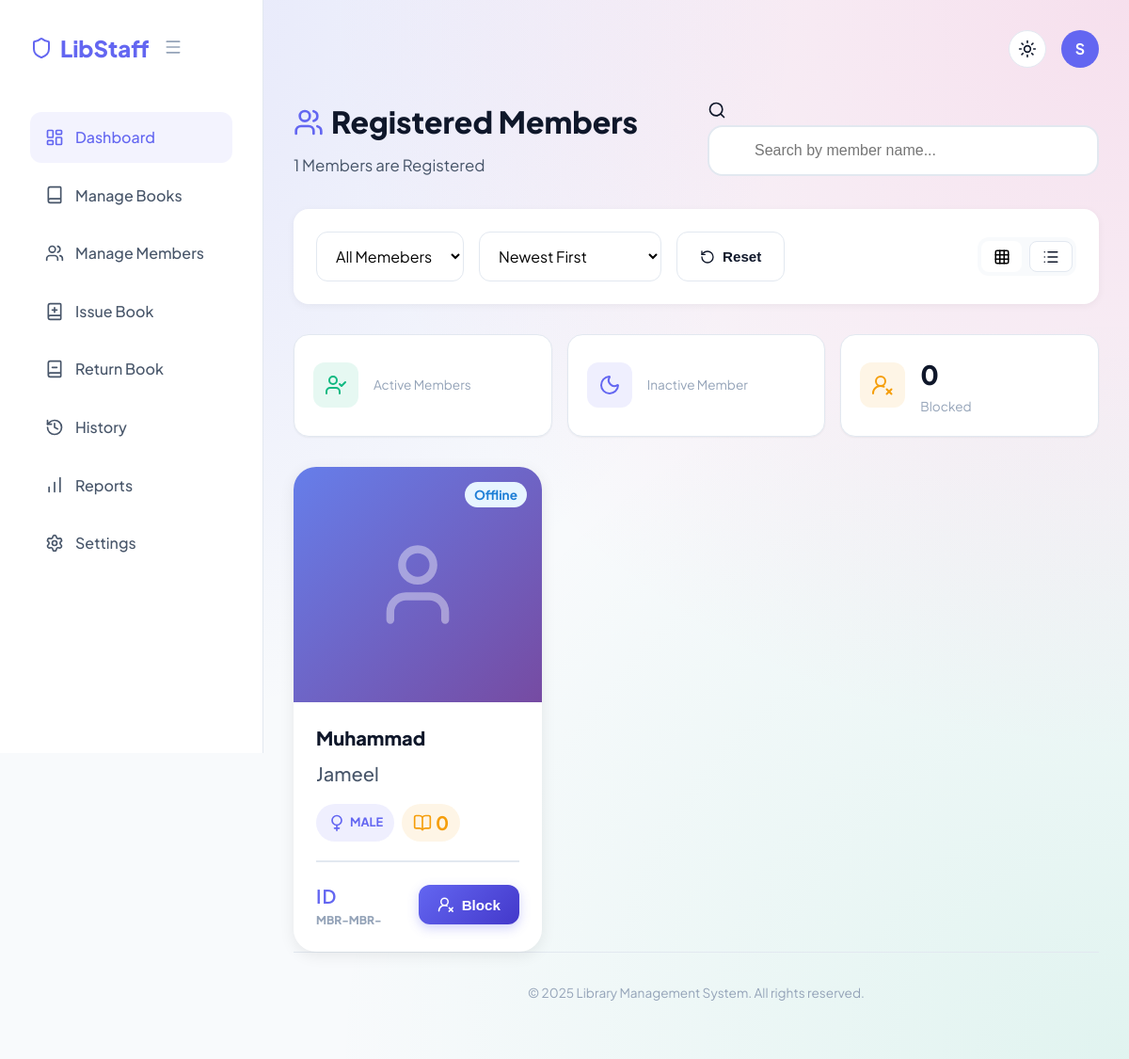
Page /manage_members/ on the earlier database version.
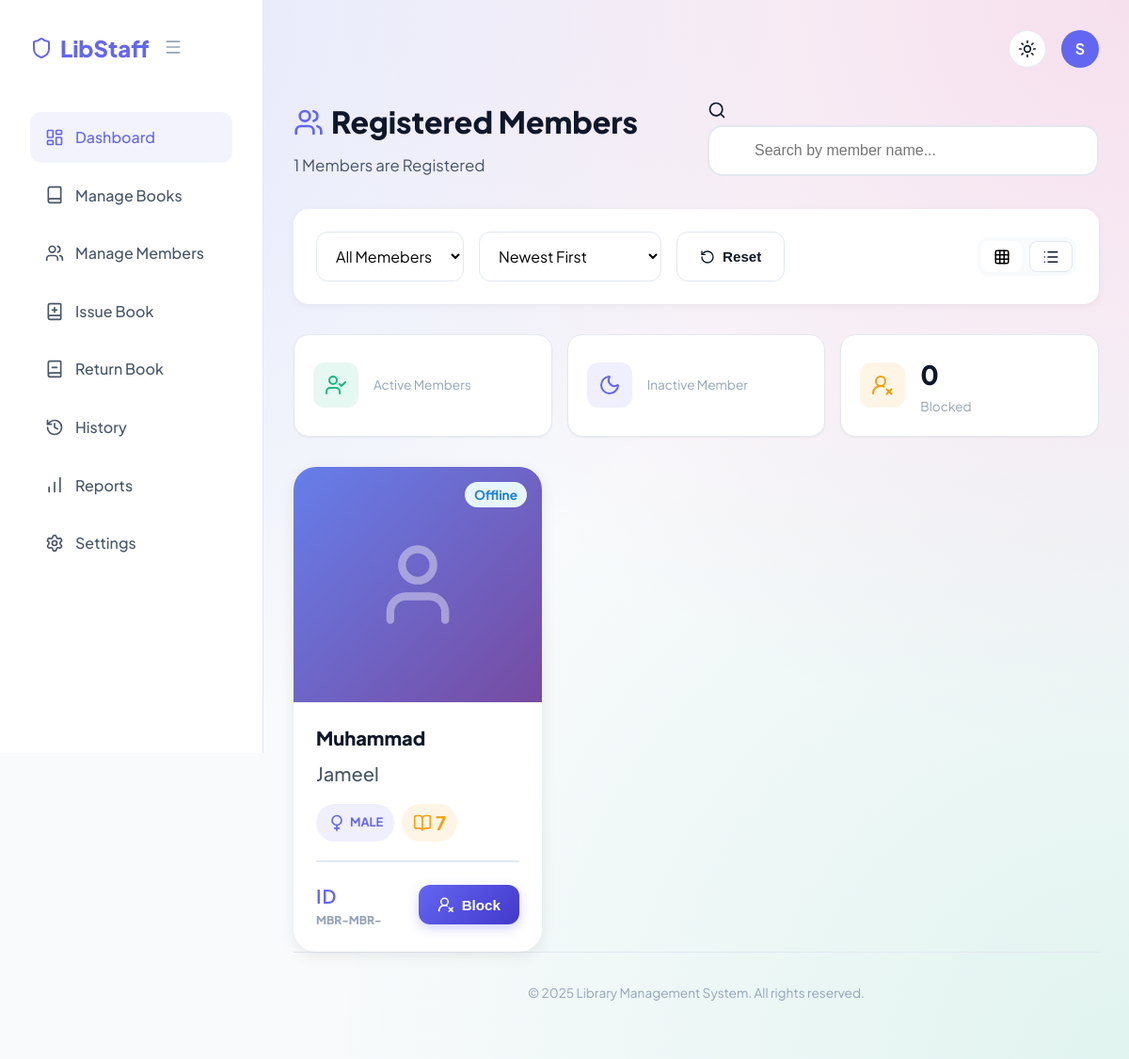
Same page on the later database version.
### library_management/models.py (models this page shows, shortened)
class CommonInfo(models.Model):
    GENDER_CHOICE = [
        ('Male', 'Male'),
        ('Female', 'Female')
    ]
    user = models.OneToOneField(User, on_delete=models.CASCADE)
    date_of_birth = models.DateField()
    gender = models.CharField(max_length=50, choices=GENDER_CHOICE)
    class Meta:
        abstract = True

class Member(CommonInfo):
    lib_id = models.CharField(max_length=50, default='MBR-')
    join_date = models.DateField(auto_now_add=True)
    expiry_date = models.DateField(default=get_expiry_date)
    login_time =models.TimeField(null=True,blank=True)
    is_blocked = models.BooleanField(default=False)
    last_activity = models.DateTimeField(null=True,blank=True)
    borrow_count = models.IntegerField(null=True,blank=True)
    @property
    def status(self):
        if self.is_blocked:
            return "Blocked"
        if not self.last_activity:
            return "Inactive"
        now = timezone.now()
        diff = now - self.last_activity
        if diff < timedelta(minutes=5):
            return "Online"
        if diff < timedelta(hours=1):
            return "Away"
        if diff < timedelta(days=1):
            return "Offline"
        if diff > timedelta(days=30):
            return "Inactive"
        return "Offline"

### library_management/views.py (the view)
# urls.py: path('manage_members/',views.manage_members,name='manage_members'),
def manage_members(request):
    members = Member.objects.all()
    blocked = Member.objects.filter(is_blocked = True).count()
    for member in members:
        member.borrow_count=BorrowRecord.objects.filter(borrower = member,is_returned=False).count()
    content = {'members':members,
               'blocked':blocked,}
    return render(request,'manage_members.html',content)

### library_management/templates/manage_members.html (shortened to what the changed rows need)
{% extends "staff_base.html" %}
{% block body %}
<header class="dashboard-header" style="flex-wrap: wrap; gap: 1.5rem; margin-bottom: 2rem;">
    <div style="flex: 1; min-width: 300px;">
        <h1
            style="font-size: 2rem; margin-bottom: 0.5rem; font-weight: 800; display: flex; align-items: center; gap: 0.5rem;">
            <i data-lucide="users" style="width: 32px; height: 32px; color: var(--primary);"></i>
            Registered Members
        </h1>
    </div>
</header>
<div id="gridView" style="display: grid; grid-template-columns: repeat(auto-fill, minmax(260px, 1fr)); gap: 2rem;">
    {% for member in members %}
    <div class="member-card hover-lift" data-first="{{ member.user.first_name|lower }}"
        data-last="{{ member.user.last_name|lower }}" data-status="{{ member.status|lower }}"
        data-id="{{ member.member_id }}"
        style="background: var(--bg-surface); border-radius: var(--radius-xl); overflow: hidden; box-shadow: 0 4px 16px rgba(0,0,0,0.08); transition: all 0.3s; cursor: pointer;">
        <div
            style="position: relative; overflow: hidden; height: 250px; background: linear-gradient(135deg, #667eea 0%, #764ba2 100%);">
            {% if member.Image %}
            <img src="{{ member.Image.url }}" alt="{{ member.user.first_name }}"
                style="width: 100%; height: 100%; object-fit: cover; transition: transform 0.5s;"
                class="book-cover-hover">
            {% else %}
            <div style="width: 100%; height: 100%; display: flex; align-items: center; justify-content: center;">
                <i data-lucide="user" style="width: 100px; height: 100px; color: white; opacity: 0.4;"></i>
            </div>
            {% endif %}
            <div
                style="position: absolute; top: 1rem; right: 1rem; font-size: 0.85rem; font-weight: 700; display: flex; ">
                <span class="status-{{ member.status|lower }}">{{ member.status }}</span>
            </div>
        </div>
        <div style="padding: 1.5rem;">
            <h3
                style="font-size: 1.25rem; font-weight: 800; margin-bottom: 0.5rem; line-height: 1.4; display: -webkit-box; -webkit-line-clamp: 2; -webkit-box-orient: vertical; overflow: hidden; color: var(--text-main);">
                {{ member.user.first_name }}
            </h3>
            <p style="color: var(--text-secondary); font-size: 1.25rem; margin-bottom: 1rem; font-weight: 500;">
                {{ member.user.last_name }}</p>
            <div style="display: flex; gap: 0.5rem; flex-wrap: wrap; margin-bottom: 1.25rem;">
                <span class="role-badge"
                    style="background: rgba(99, 102, 241, 0.1); color: var(--primary); font-size: 0.8rem; display: flex; align-items: center; gap: 0.25rem;">
                    {% if member.gender == Male %}
                    <i data-lucide="mars" style="width: 12px; height: 12px;"></i>
                    {% else %}
                    <i data-lucide="venus" style="width: 20px; height: 20px;"></i>
                    {% endif %}
                    {{ member.gender }}
                </span>
                <span class="role-badge"
                    style="background: rgba(245, 158, 11, 0.1); color: var(--warning); font-size: 1.25rem; display: flex; align-items: center; gap: 0.25rem;">
                    <i data-lucide="book-open" style="width: 20px; height: 20px;"></i>
                    {{ member.borrow_count }}
                </span>
            </div>
            <div
                style="display: flex; justify-content: space-between; align-items: center; padding-top: 1.25rem; border-top: 2px solid var(--border-light);">
                <div>
                    <div
                        style="font-size: 1.25rem; color: var(--primary); font-weight: 600; text-transform: uppercase; letter-spacing: 0.05em;">
                        ID</div>
                    <div style="font-weight: 800; color: var(--text-muted); font-size: 0.75rem;"> MBR-{{ member.lib_id }}
                    </div>
                </div>
                <button onclick="window.location.href='#'" class="btn btn-primary"
                    style="padding: 0.75rem 1.25rem; font-weight: 700;">
                    <i data-lucide="user-round-x" style="width: 18px; height: 18px;"></i>
                    Block
                </button>
            </div>
        </div>
    </div>
    {% endfor %}
</div>
{% endblock body %}

Differences in the rows shown:
changed Member "Offline": borrow_count "0" → "7"
